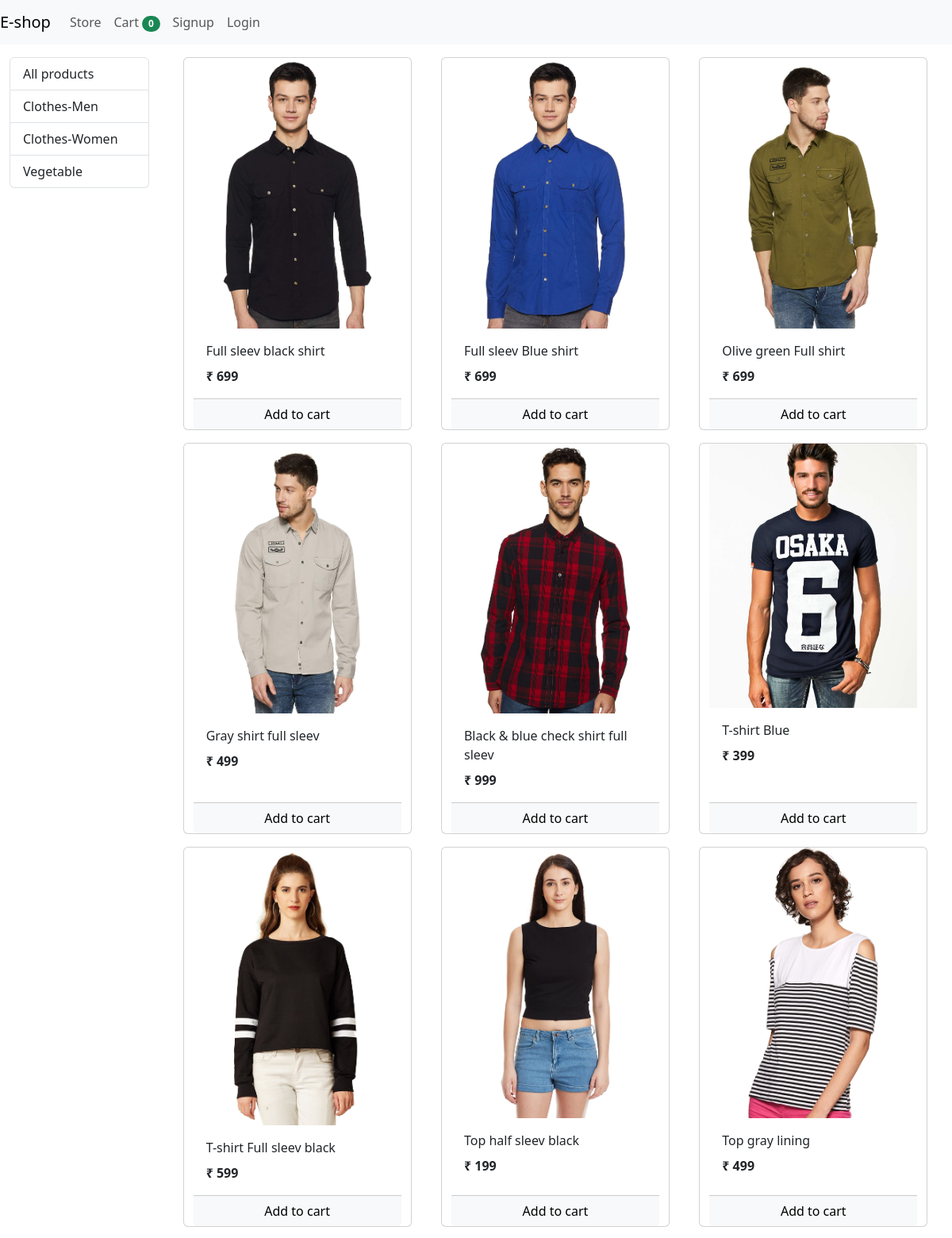
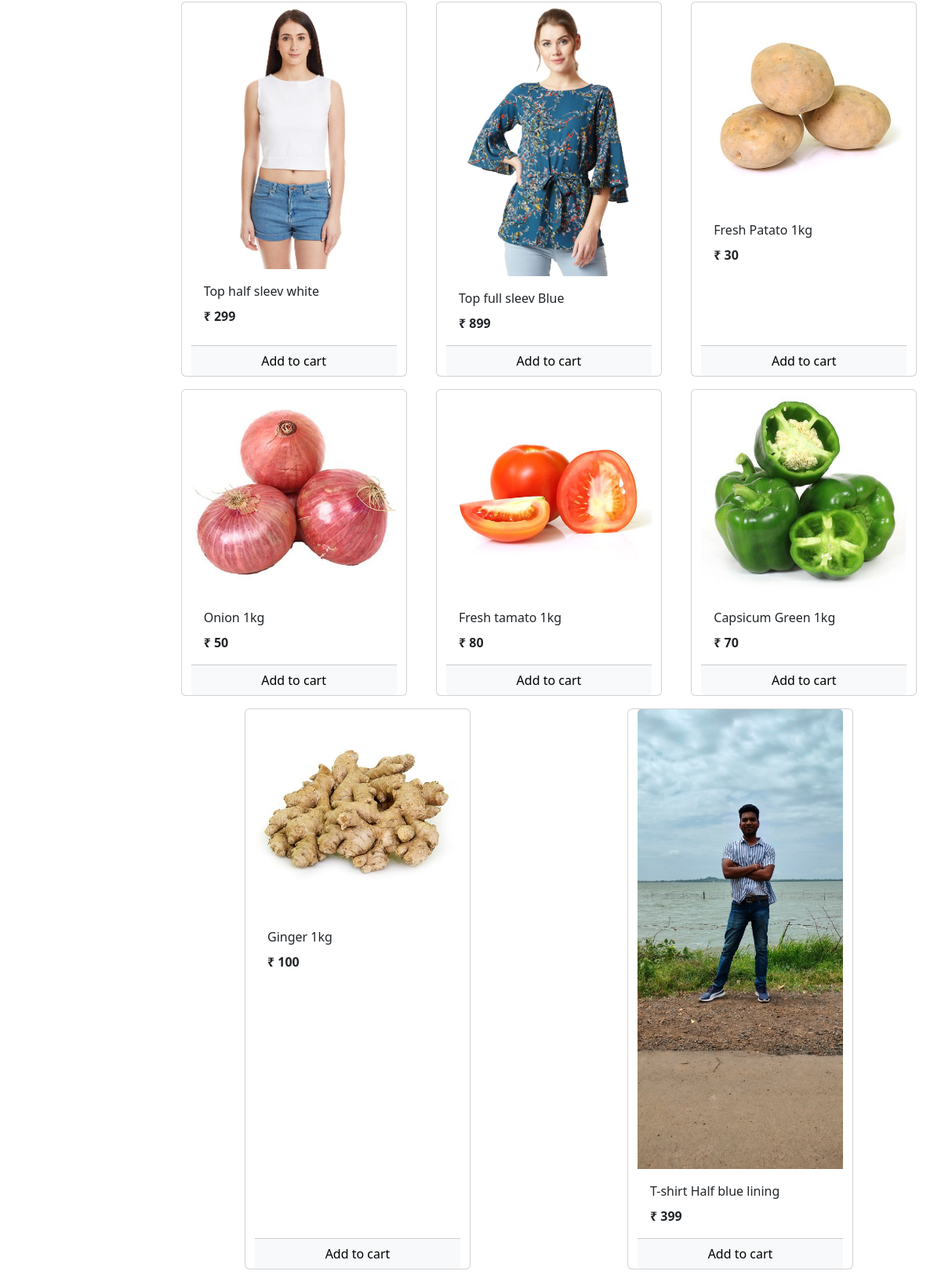
The page / on the database its author committed (2 pictures, top to bottom).
### store/models/category.py (models this page shows, shortened)
class Category(models.Model):
    name = models.CharField(max_length=20)
    @staticmethod
    def get_all_categories():
        return Category.objects.all()

### store/models/product.py (models this page shows, shortened)
class Product(models.Model):
    name = models.CharField(max_length=50)
    price = models.IntegerField(default=0)
    category = models.ForeignKey(Category , on_delete=models.CASCADE , default=1)
    description = models.CharField(max_length=200 , default='' , null=True , blank=True)
    image = models.ImageField(upload_to='uploads/products/')
    @staticmethod
    def get_all_products():
        return Product.objects.all()

### store/views/home.py (the view, shortened to what this page needs)
# urls.py: path('', Index.as_view(), name='homepage'),
class Index(View):
    def get(self, request):
        cart = request.session.get('cart')
        if not cart:
            request.session['cart'] = {}
        products = None
        categories = Category.get_all_categories()
        categoryID = request.GET.get('category')
        if categoryID:
            products = Product.get_all_products_by_categoryid(categoryID)
        else:
            products = Product.get_all_products()
        data = {}
        data['products'] = products
        data['categories'] = categories
        print('you are : ', request.session.get('email'))
        return render(request, 'index.html', data)

### store/templatetags/cart.py (called while the page is built)
@register.filter(name='is_in_cart')
def is_in_cart(product, cart):
    keys = cart.keys()
    for id in keys:
        if int(id) == product.id:
            return True
    return False;

### store/templatetags/custom_filter.py (called while the page is built)
@register.filter(name='currency')
def is_in_cart(number):
    return "₹ "+str(number)

### store/templates/index.html (shortened to what this page needs)
{% extends 'base.html' %}
{% block content %}
{% load cart %}
{% load custom_filter %}
<div class="container-fluid mt-3">
  <div class="row">
    <div class="col-lg-2 mx-auto">
      <div class="list-group">
        <a href="/#" class="list-group-item list-group-item-action">All products</a>
        {% for category in categories %}
        <a href="/?category={{category.id}}"
           class="list-group-item list-group-item-action">{{category.name}}</a>
        {% endfor %}
      </div>
    </div>
    <div id='products' class="col-lg-10 mx-auto">
      <div class="row mx-auto">
        {% for product in products %}
        <div class="card mx-auto mb-3" id={{product.id}} style="width: 18rem;">
          <img src="{{product.image.url}}" class="card-img-top" alt="...">
          <div class="card-body">
              <p class="card-title">{{product.name}}</p>
              <p class="card-text"><b>{{product.price|currency}}</b></p>
          </div>
          <div class="card-footer p-0 no-gutters">
            {% if product|is_in_cart:request.session.cart %}
            <div class="row no-gutters">
              <form action="/#{{product.id}}" class="col-2" method="post">
                {% csrf_token %}
                <input hidden type="text" name='product' value='{{product.id}}'>
                <input hidden type="text" name='remove' value='True'>
                <input type="submit" value="-" class="btn btn-block btn-secondary">
              </form>
              <div class="text-center col">{{product|cart_quantity:request.session.cart}} in Cart</div>
              <form action="/#{{product.id}}" class="col-2" method="post">
                {% csrf_token %}
                <input hidden type="text" name='product' value='{{product.id}}'>
                <input type="submit" value="+" class="btn btn-block btn-secondary">
              </form>
            </div>
            {% else %}
            <form action="/#{{product.id}}" method="POST" class="btn-block">
              <input type="submit" class="float-right btn btn-light form-control" value="Add to cart">
            </form>
            {% endif %}
          </div>
        </div>
        {% endfor %}
      </div>
    </div>
  </div>
</div>
{% endblock %}

### store/templates/base.html (shortened to what this page needs)
<!doctype html>
<html lang="en">
  <head>
    <link href="https://cdn.jsdelivr.net/npm/bootstrap@5.3.1/dist/css/bootstrap.min.css" rel="stylesheet">
  </head>
  <body>
    <nav class="navbar navbar-expand-lg navbar-light bg-light">
      <a class="navbar-brand" href="/">E-shop</a>
      <div class="collapse navbar-collapse" id="navbarSupportedContent">
        <ul class="navbar-nav mr-auto">
          <li class="nav-item active">
            <a class="nav-link" href="#">Store </a>
          </li>
          </ul>
          <ul class="navbar-nav my-2 my-lg-0">
            <li class="nav-item">
              <a class="nav-link" href="/cart">Cart
                <span class="badge rounded-pill bg-success">{{request.session.cart|length}}</span>
                </a>
            </li>
            {% if request.session.customer %}
            <li class="nav-item">
              <a class="nav-link" href="/orders">Orders <span class="sr-only"></span></a>
            </li>
            <li class="nav-item">
              <a class="nav-link" href="/logout">Logout <span class="sr-only"></span></a>
            </li>
            {% else %}
            <li class="nav-item">
              <a class="nav-link" href="/signup">Signup </a>
            </li>
            <li class="nav-item">
              <a class="nav-link" href="/login">Login </a>
            </li>
            {% endif %}
            </ul>
      </div>
    </nav>
    {% block content %}{% endblock %}
  </body>
</html>

### rows shown on the page
Category: name "Clothes-Men"
Category: name "Clothes-Women"
Category: name "Vegetable"
Product: image (picture), name "Full sleev black shirt", price "₹ 699"
Product: {{ product.id }} 18 (drawn), image (picture), name "Full sleev Blue shirt", price "₹ 699"
Product: image (picture), name "Olive green Full shirt", price "₹ 699"
Product: image (picture), name "Gray shirt full sleev", price "₹ 499"
Product: image (picture), name "Black & blue check shirt full sleev", price "₹ 999"
Product: image (picture), name "T-shirt Blue", price "₹ 399"
Product: image (picture), name "T-shirt Full sleev black", price "₹ 599"
Product: image (picture), name "Top half sleev black", price "₹ 199"
Product: image (picture), name "Top gray lining", price "₹ 499"
Product: image (picture), name "Top half sleev white", price "₹ 299"
Product: image (picture), name "Top full sleev Blue", price "₹ 899"
Product: image (picture), name "Fresh Patato 1kg", price "₹ 30"
Product: image (picture), name "Onion 1kg", price "₹ 50"
Product: image (picture), name "Fresh tamato 1kg", price "₹ 80"
Product: image (picture), name "Capsicum Green 1kg", price "₹ 70"
Product: image (picture), name "Ginger 1kg", price "₹ 100"
Product: image (picture), name "T-shirt Half blue lining", price "₹ 399"

### other values the page prints
{{ request.session.cart|length }} "0"
